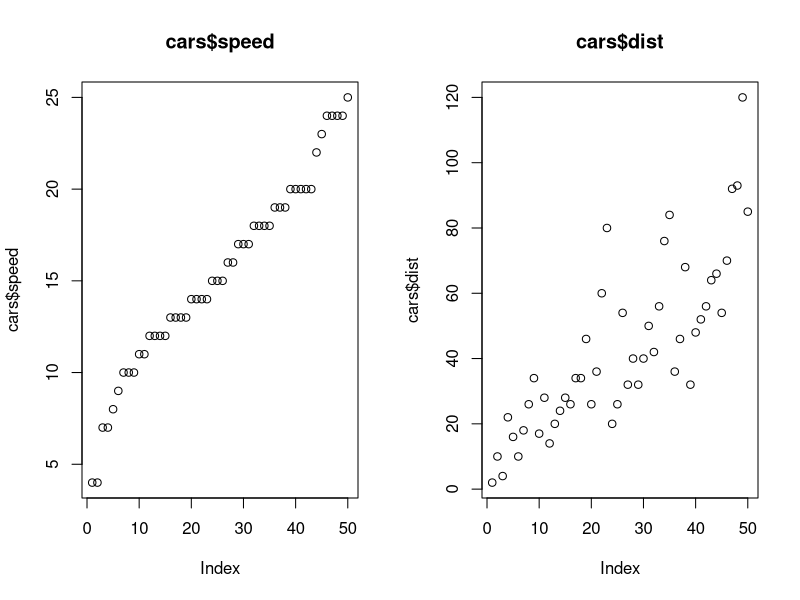
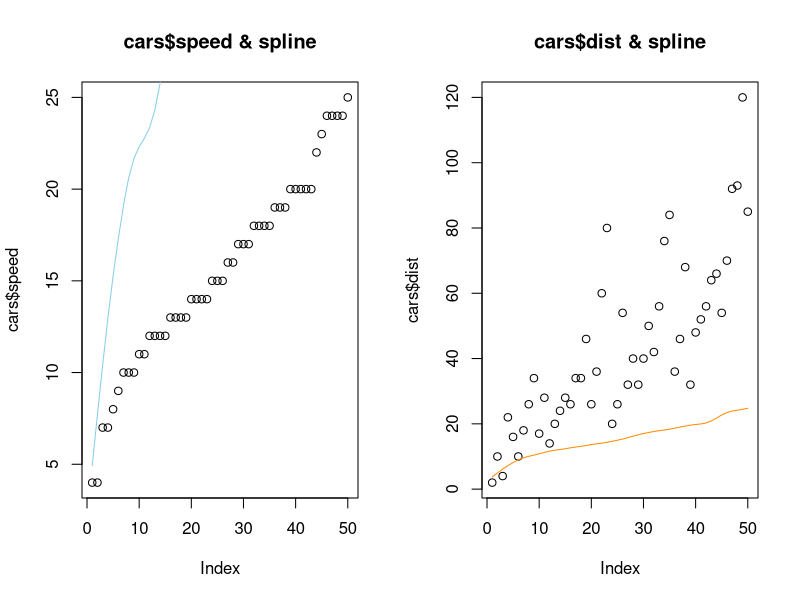
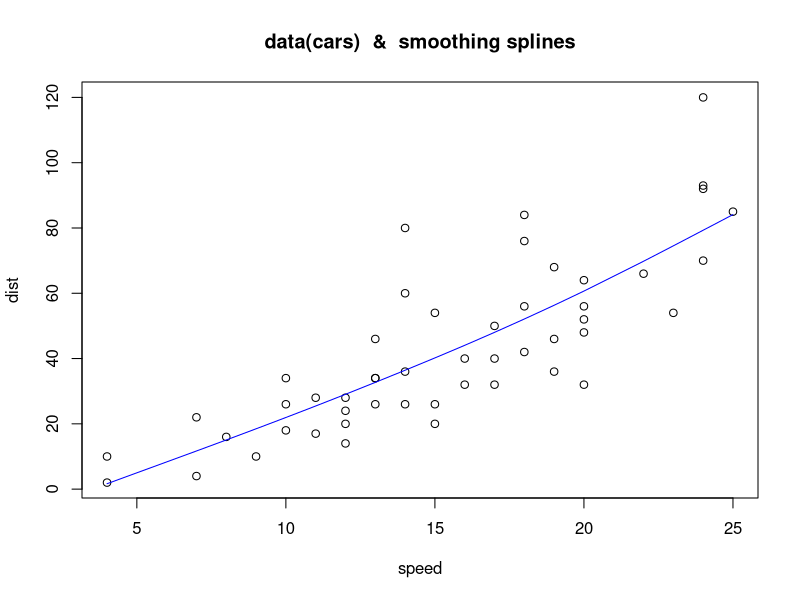

Write R code to recreate these figures, in order.
#!/usr/bin/env Rscript
# adventures in smooth spline.
library(Cairo)

# the famous cars dataset, apparently 1920 is the year.
# note that distance is the stopping distance, so it's more a test of the brakes that the motor.
cars.sp0 <- with(cars, smooth.spline(dist))
cars.sp1 <- with(cars, smooth.spline(speed))
cars.spl <- with(cars, smooth.spline(speed, dist))

# Cairo image templatG
CairoPNG("smoo0.png", 1600, 800)
par(mfrow=c(1,2))
plot(cars$speed, main = "cars$speed")
plot(cars$dist, main = "cars$dist")
dev.off()

# Cairo image templatG
CairoPNG("smoo0.png", 1600, 800)
par(mfrow=c(1,2))
plot(cars$speed, main = "cars$speed & spline")
lines(cars.sp0, col = "skyblue")
plot(cars$dist, main = "cars$dist & spline")
lines(cars.sp1, col = "darkorange")
dev.off()

CairoPNG("smoo2.png", 800, 800)
plot(dist ~ speed, data = cars, main = "data(cars)  &  smoothing splines")
lines(cars.spl, col = "blue")
# put plot command here
dev.off()
